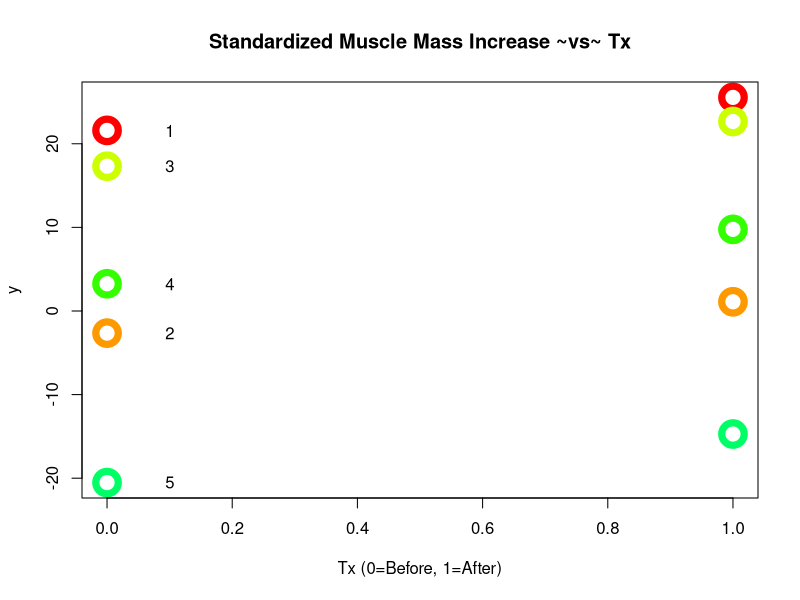
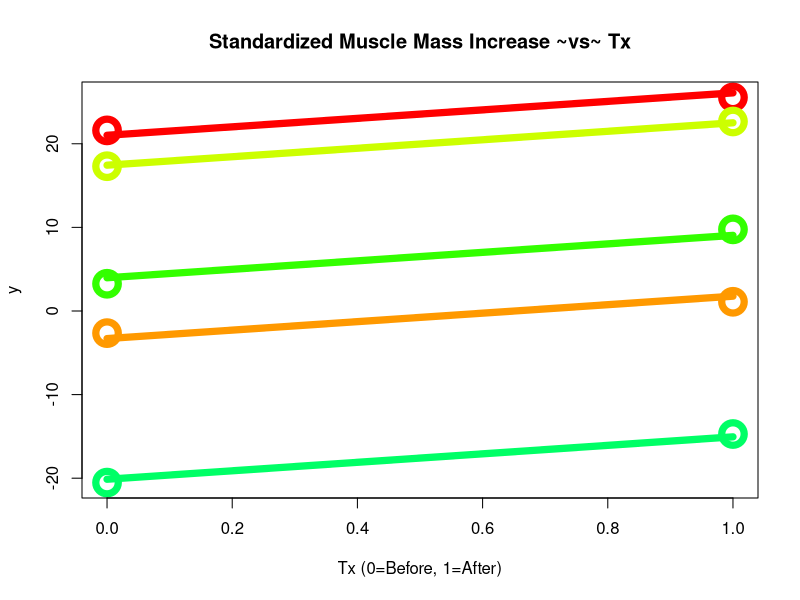
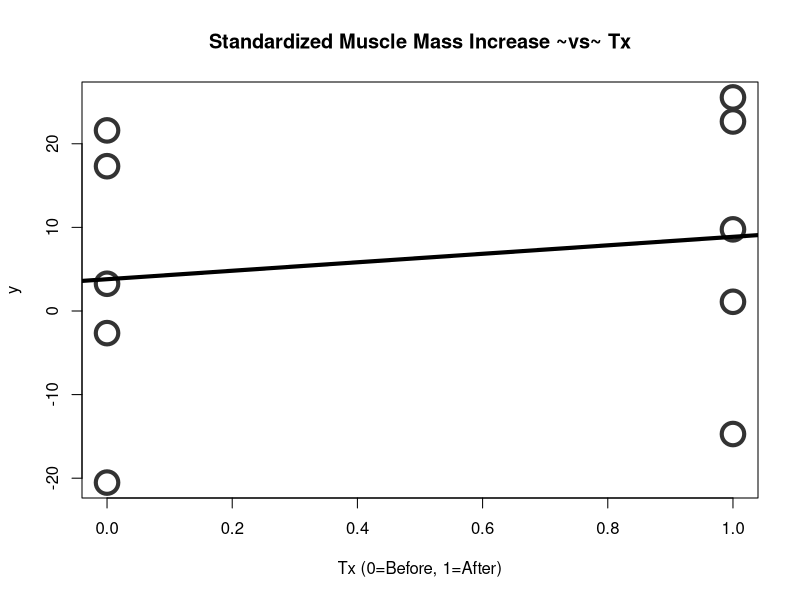

Reproduce these figures in R, in order.


options(stringAsFactor=FALSE, width=300)

library(lme4)

xbool_save_file <- FALSE


n <- 10

set.seed(778)

xid <- rep( I(1:(n/2)), each=2 )

xtxdom <- c("Before", "xAfter")
xrepmeas <- rep( xtxdom, n/2 )

xmeasureInd <- c(0, 1)[ match(xrepmeas, xtxdom) ]






 #### true standard deviation of random effect
#### try different values
xsigRndEff <- 2/3
xsigRndEff <- 10 #### more pronounced

indiv_intercept <- rep(rnorm(n/2, 0, xsigRndEff), each=2)

xerrs <- rnorm(n)

xbeta <- 0.5 ##### fixed slope
xbeta <- 5 ##### fixed slope #### more pronounced



y_true <- indiv_intercept + xbeta * xmeasureInd + xerrs


## xdf <- data.frame("id"=xid, "measure"=xrepmeas, "y"=y_true)
xdf <- data.frame("id"=as.character(xid), "measure"=xrepmeas, "y"=y_true)



xpalette <- rep(rainbow(n)[1:(n/2)], each=2)

ydf <- xdf
ydf[ , "measure"] <- c(0, 1)[ match(xdf[ , "measure"], c("Before", "xAfter")) ]


########### look at data set
head(ydf, 10)



####################### plot points

if(xbool_save_file) {
    png(file.path("~", "Desktop", "randomIntDataSimIntsDataOnly_01.png"), width=1000, height=1000, pointsize=24)
}
plot( ydf[ , "measure"],  ydf[ , "y"], col=xpalette, cex=3, lwd=7, ylab="y", xlab="Tx (0=Before, 1=After)", main="Standardized Muscle Mass Increase ~vs~ Tx")
text(x=0.1, y=ydf[ seq(1, n, by=2), "y" ], ydf[ seq(1, n, by=2), "id" ] )
if(xbool_save_file) { dev.off() }





xlmer <- lmer(y ~ measure + ( 1 | id ), data=xdf)
summary(xlmer)
#anova(xlmer)

# attributes(xlmer)

#xresids <- y_true - predict(xlmer)
#xvarResids <- mean( xresids^2 ) ; xvarResids
#xvarIntercept <- attr(summary(xlmer)$varcor$id, "stddev")^2 ; xvarIntercept

### xxu <- attr(xlmer, "u") ; xxu

summary(xlmer)$coefficients

xfixed_slope <- summary(xlmer)$coefficients[ 2, 1 ] ; xfixed_slope

xfixed_intercept <- summary(xlmer)$coefficients[ 1, 1 ] ; xfixed_intercept

########## is it possible to recover actual fitted intercepts ????

########## YES!
coef(xlmer)$id
xxu <- coef(xlmer)$id[ , 1] ; xxu

########### or, alternately
ranef(xlmer)$id + xfixed_intercept



if(xbool_save_file) {
    png(file.path("~", "Desktop", "randomIntDataSimInts_01.png"), width=1000, height=1000, pointsize=24)
}
plot( ydf[ , "measure"],  ydf[ , "y"], col=xpalette, cex=3, lwd=7, ylab="y", xlab="Tx (0=Before, 1=After)", main="Standardized Muscle Mass Increase ~vs~ Tx")
for(i in 1:(nrow(ydf)/2)) {
    segments(x0=0, y0=xxu[i], x1=1, y1=xxu[i] + 1*xfixed_slope, col=xpalette[i*2-1], lwd=7)
}
if(xbool_save_file) { dev.off() }




####################### ignore id
xlm2 <- lm(y ~ measure, data=xdf)
summary(xlm2)


################ whats this?
if(xbool_save_file) {
    png(file.path("~", "Desktop", "constantIntDataSim_01.png"), width=1000, height=1000, pointsize=24)
}
plot( ydf[ , "measure"],  ydf[ , "y"], col="#333333", cex=3, lwd=4, ylab="y", xlab="Tx (0=Before, 1=After)", main="Standardized Muscle Mass Increase ~vs~ Tx")
abline(xlm2, lwd=4)
if(xbool_save_file) { dev.off() }


########### is the random intercept model significantly better than using fixed effect only?
########### we're actually testing null that xsigRndEff = 0 (given 'measure')
anova(xlmer, xlm2)






#####################nlme

library(nlme)

xnlme <- lme(y ~ measure, random= ~ 1 | id, data = xdf)

summary(xnlme)

#anova(xnlme)

########### is the random intercept model significantly better than using fixed effect only?
########### we're actually testing null that xsigRndEff = 0 (given 'measure')
anova(xnlme, xlm2)


